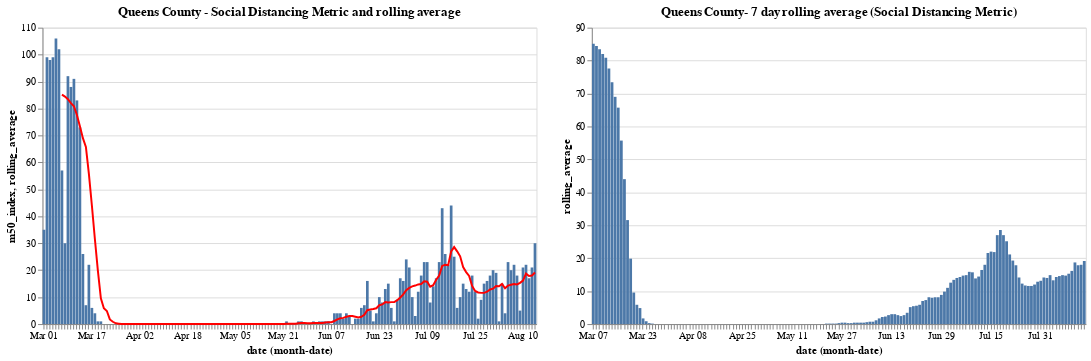

Here is the notebook cell this chart was saved with:
### Code cell
bar = base_queens.mark_bar().encode(y="m50_index")

line =  base_queens.mark_line(color='red').encode(
    y='rolling_average'
)

(bar + line).properties(title='Queens County - Social Distancing Metric and rolling average ',width=600)|base_queens.encode(y="rolling_average").properties(title='Queens County- 7 day rolling average (Social Distancing Metric)')

### Figure 1 — Vega-Lite specification as saved in the notebook (floating-point values rounded to 4 significant figures; data arrays with more than 128 entries replaced by an {"elided": "..."} marker saying what was removed)
{"config": {"view": {"continuousWidth": 400, "continuousHeight": 300}}, "hconcat": [{"layer": [{"mark": "bar", "encoding": {"x": {"type": "ordinal", "field": "date", "timeUnit": "monthdate"}, "y": {"type": "quantitative", "field": "m50_index"}}, "width": 500}, {"mark": {"type": "line", "color": "red"}, "encoding": {"x": {"type": "ordinal", "field": "date", "timeUnit": "monthdate"}, "y": {"type": "quantitative", "field": "rolling_average"}}, "width": 500}], "title": "Queens County - Social Distancing Metric and rolling average ", "width": 600}, {"mark": "bar", "encoding": {"x": {"type": "ordinal", "field": "date", "timeUnit": "monthdate"}, "y": {"type": "quantitative", "field": "rolling_average"}}, "title": "Queens County- 7 day rolling average (Social Distancing Metric)", "width": 500}], "data": {"name": "data-d1561f4f322af56554764254ad043a4c"}, "$schema": "https://vega.github.io/schema/vega-lite/v4.8.1.json", "datasets": {"data-d1561f4f322af56554764254ad043a4c": {"elided": "165 records"}}}
